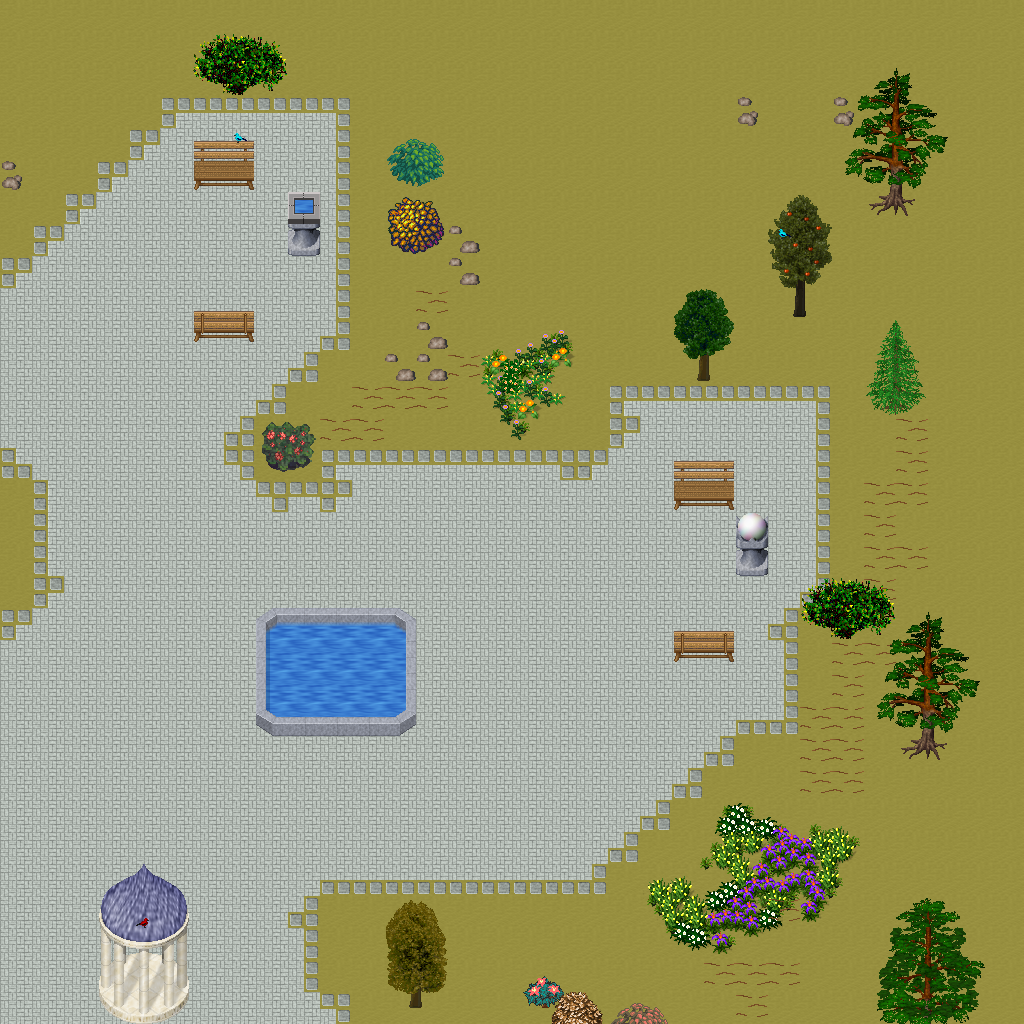

Rendered tile map (Tiled .tmx) drawn with the repository's tilesets; below, a short description and the map source with its tile grids summarised:
An orthogonal 32x32 tile map with 32x32 px tiles, 5 tile layers (Ground, Objects, Objects2, Above, ...), 1 hidden layer not drawn, 34 tilesets.

<map version="1.10" tiledversion="1.11.0" orientation="orthogonal" renderorder="right-down" width="32" height="32" tilewidth="32" tileheight="32" infinite="0" nextlayerid="11" nextobjectid="1">
 <tileset firstgid="1" name="ground_ground" tilewidth="32" tileheight="32" tilecount="33" columns="3">
  <image source="../drawable/ground_ground.png" width="96" height="352" />
 </tileset>
 <tileset firstgid="34" name="ground_rock_pebbles" tilewidth="32" tileheight="32" tilecount="3" columns="1">
  <image source="../drawable/ground_rock_pebbles.png" width="32" height="96" />
 </tileset>
 <tileset firstgid="37" name="ground_grass_edges" tilewidth="32" tileheight="32" tilecount="36" columns="12">
  <image source="../drawable/ground_grass_edges.png" width="384" height="96" />
 </tileset>
 <tileset firstgid="73" name="plant_flower_daisy_white" tilewidth="32" tileheight="32" tilecount="8" columns="2">
  <image source="../drawable/plant_flower_daisy_white.png" width="64" height="128" />
 </tileset>
 <tileset firstgid="81" name="ground_ridge_earth_dark" tilewidth="32" tileheight="32" tilecount="96" columns="12">
  <image source="../drawable/ground_ridge_earth_dark.png" width="384" height="256" />
 </tileset>
 <tileset firstgid="177" name="plant_grasses" tilewidth="32" tileheight="32" tilecount="6" columns="3">
  <image source="../drawable/plant_grasses.png" width="96" height="64" />
 </tileset>
 <tileset firstgid="183" name="ground_earth_edges" tilewidth="32" tileheight="32" tilecount="18" columns="6">
  <image source="../drawable/ground_earth_edges.png" width="192" height="96" />
 </tileset>
 <tileset firstgid="201" name="item_statue_green_stone_3" tilewidth="32" tileheight="32" tilecount="3" columns="1">
  <image source="../drawable/item_statue_green_stone_3.png" width="32" height="96" />
 </tileset>
 <tileset firstgid="204" name="ground_rock_rocks_2" tilewidth="32" tileheight="32" tilecount="4" columns="2">
  <image source="../drawable/ground_rock_rocks_2.png" width="64" height="64" />
 </tileset>
 <tileset firstgid="208" name="item_corpse_huge_animal" tilewidth="32" tileheight="32" tilecount="16" columns="2">
  <image source="../drawable/item_corpse_huge_animal.png" width="64" height="256" />
 </tileset>
 <tileset firstgid="224" name="item_statue_green_stone" tilewidth="32" tileheight="32" tilecount="12" columns="4">
  <image source="../drawable/item_statue_green_stone.png" width="128" height="96" />
 </tileset>
 <tileset firstgid="236" name="logic_creature_animal" tilewidth="32" tileheight="32" tilecount="32" columns="8">
  <image source="../drawable/logic_creature_animal.png" width="256" height="128" />
 </tileset>
 <tileset firstgid="268" name="logic_collision" tilewidth="32" tileheight="32" tilecount="1" columns="1">
  <image source="../drawable/logic_collision.png" width="32" height="32" />
 </tileset>
 <tileset firstgid="269" name="plant_tree_taller_trees" tilewidth="32" tileheight="32" tilecount="32" columns="8">
  <image source="../drawable/plant_tree_taller_trees.png" width="256" height="128" />
 </tileset>
 <tileset firstgid="301" name="plant_tree_spruce" tilewidth="32" tileheight="32" tilecount="6" columns="2">
  <image source="../drawable/plant_tree_spruce.png" width="64" height="96" />
 </tileset>
 <tileset firstgid="307" name="plant_bush_bush_mult_colored" tilewidth="32" tileheight="32" tilecount="6" columns="3">
  <image source="../drawable/plant_bush_bush_mult_colored.png" width="96" height="64" />
 </tileset>
 <tileset firstgid="313" name="plant_bush_bush_pinks" tilewidth="32" tileheight="32" tilecount="4" columns="2">
  <image source="../drawable/plant_bush_bush_pinks.png" width="64" height="64" />
 </tileset>
 <tileset firstgid="317" name="plant_flower_flower_bed_1" tilewidth="32" tileheight="32" tilecount="35" columns="7">
  <image source="../drawable/plant_flower_flower_bed_1.png" width="224" height="160" />
 </tileset>
 <tileset firstgid="352" name="plant_flower_small_flower_bed" tilewidth="32" tileheight="32" tilecount="12" columns="3">
  <image source="../drawable/plant_flower_small_flower_bed.png" width="96" height="128" />
 </tileset>
 <tileset firstgid="364" name="plant_flower_small_flower_bed_2" tilewidth="32" tileheight="32" tilecount="12" columns="3">
  <image source="../drawable/plant_flower_small_flower_bed_2.png" width="96" height="128" />
 </tileset>
 <tileset firstgid="376" name="furniture_chair_bench_wooden" tilewidth="32" tileheight="32" tilecount="8" columns="2">
  <image source="../drawable/furniture_chair_bench_wooden.png" width="64" height="128" />
 </tileset>
 <tileset firstgid="384" name="building_decoration_pool" tilewidth="32" tileheight="32" tilecount="9" columns="3">
  <image source="../drawable/building_decoration_pool.png" width="96" height="96" />
 </tileset>
 <tileset firstgid="393" name="building_decoration_stone_details" tilewidth="32" tileheight="32" tilecount="4" columns="2">
  <image source="../drawable/building_decoration_stone_details.png" width="64" height="64" />
 </tileset>
 <tileset firstgid="397" name="building_decoration_orbpedestal" tilewidth="32" tileheight="32" tilecount="2" columns="1">
  <image source="../drawable/building_decoration_orbpedestal.png" width="32" height="64" />
 </tileset>
 <tileset firstgid="399" name="object_birds" tilewidth="32" tileheight="32" tilecount="4" columns="2">
  <image source="../drawable/object_birds.png" width="64" height="64" />
 </tileset>
 <tileset firstgid="403" name="building_gazebo" tilewidth="32" tileheight="32" tilecount="21" columns="3">
  <image source="../drawable/building_gazebo.png" width="96" height="224" />
 </tileset>
 <tileset firstgid="424" name="ground_green_paving" tilewidth="32" tileheight="32" tilecount="18" columns="3">
  <image source="../drawable/ground_green_paving.png" width="96" height="192" />
 </tileset>
 <tileset firstgid="442" name="plant_tree_pine_tree" tilewidth="32" tileheight="32" tilecount="20" columns="4">
  <image source="../drawable/plant_tree_pine_tree.png" width="128" height="160" />
 </tileset>
 <tileset firstgid="462" name="plant_tree_pine_tree_1" tilewidth="32" tileheight="32" tilecount="20" columns="4">
  <image source="../drawable/plant_tree_pine_tree_1.png" width="128" height="160" />
 </tileset>
 <tileset firstgid="482" name="plant_tree_cherry_blossom_tree" tilewidth="32" tileheight="32" tilecount="9" columns="3">
  <image source="../drawable/plant_tree_cherry_blossom_tree.png" width="96" height="96" />
 </tileset>
 <tileset firstgid="491" name="logic_item_fruits" tilewidth="32" tileheight="32" tilecount="16" columns="8">
  <image source="../drawable/logic_item_fruits.png" width="256" height="64" />
 </tileset>
 <tileset firstgid="507" name="plant_bushes_and_trees" tilewidth="32" tileheight="32" tilecount="144" columns="16">
  <image source="../drawable/plant_bushes_and_trees.png" width="512" height="289" />
 </tileset>
 <tileset firstgid="651" name="plant_bush_leafy" tilewidth="32" tileheight="32" tilecount="48" columns="8">
  <image source="../drawable/plant_bush_leafy.png" width="256" height="192" />
 </tileset>
 <tileset firstgid="699" name="plant_bush_flowering" tilewidth="32" tileheight="32" tilecount="72" columns="8">
  <image source="../drawable/plant_bush_flowering.png" width="256" height="288" />
 </tileset>
 <layer id="1" name="Ground" width="32" height="32">
  <data>[1024 cells, 1024 non-empty, 2 distinct tile ids]</data>
 </layer>
 <layer id="2" name="Objects" width="32" height="32">
  <data>[1024 cells, 215 non-empty, 93 distinct tile ids]</data>
 </layer>
 <layer id="3" name="Objects2" width="32" height="32">
  <data>[1024 cells, 9 non-empty, 4 distinct tile ids]</data>
 </layer>
 <layer id="4" name="Above" width="32" height="32">
  <data>[1024 cells, 101 non-empty, 79 distinct tile ids]</data>
 </layer>
 <layer id="5" name="Above2" width="32" height="32">
  <data>[1024 cells, 3 non-empty, 3 distinct tile ids]</data>
 </layer>
 <layer id="6" name="Walkable" width="32" height="32" visible="0">
  <data>[1024 cells, 87 non-empty, 1 distinct tile ids]</data>
 </layer>
 <objectgroup id="7" name="Mapevents" />
 <objectgroup id="8" name="Spawn" />
 <objectgroup id="9" name="Keys" />
 <objectgroup id="10" name="Replace" />
</map>
